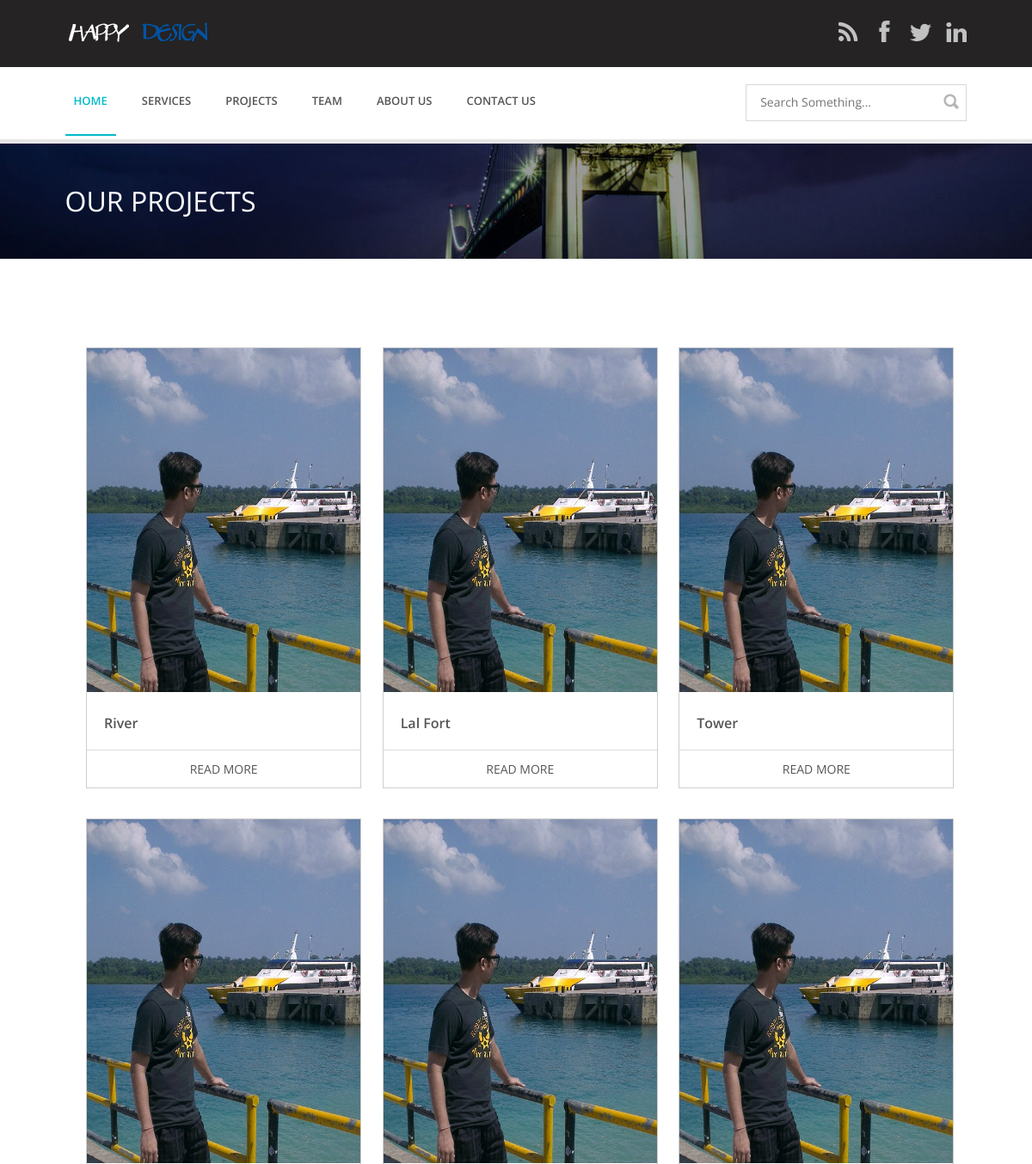
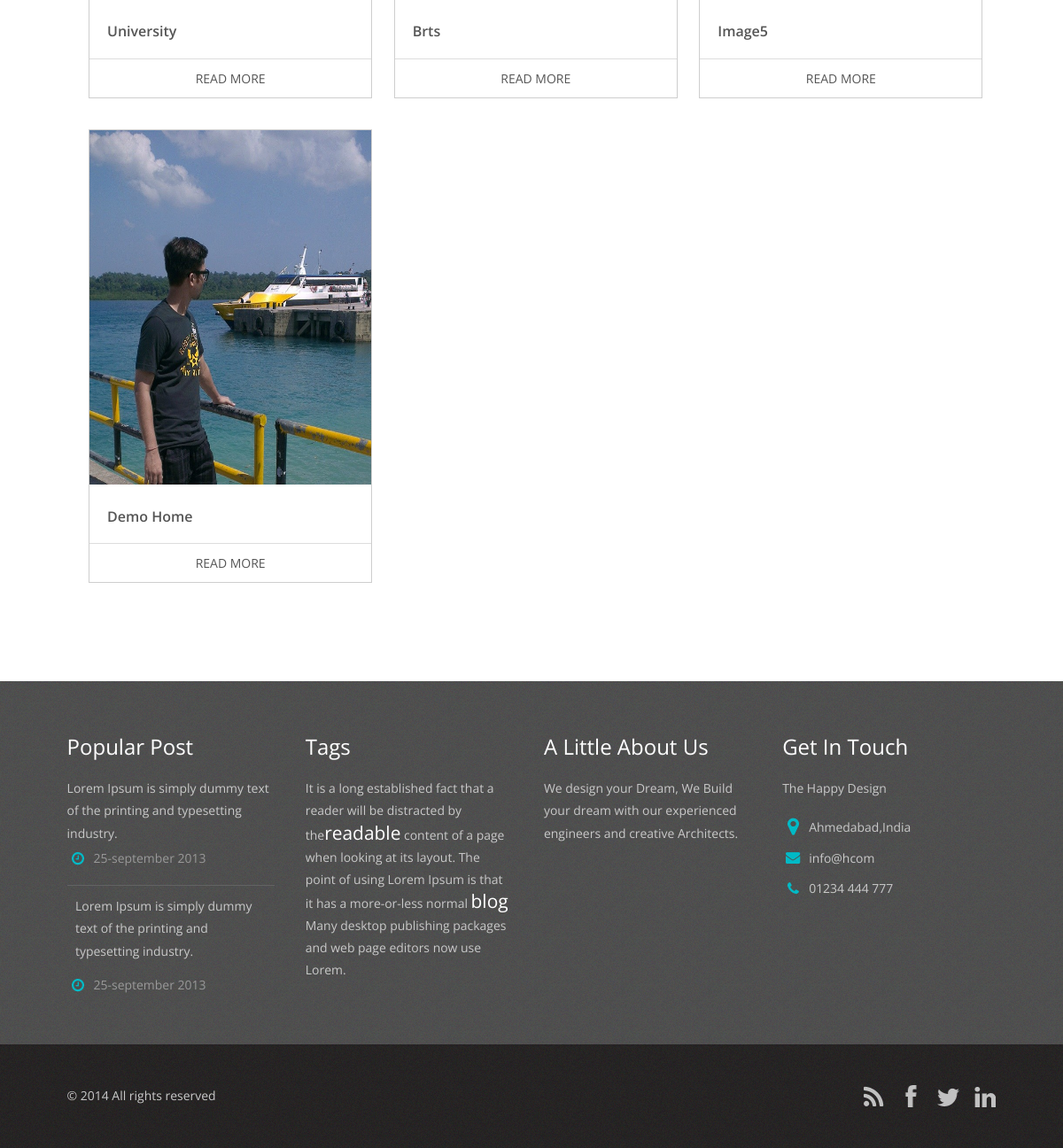
The app's page /projects.php with its own data (2 pictures, top to bottom).
### tables this page shows
CREATE TABLE IF NOT EXISTS `project_table` (
  `id` int(4) NOT NULL AUTO_INCREMENT,
  `project_name` varchar(255) NOT NULL,
  `description` varchar(255) NOT NULL,
  `path` varchar(255) NOT NULL,
  `path2` varchar(255) NOT NULL,
  `path3` varchar(255) NOT NULL,
  `path4` varchar(255) NOT NULL,
  `path5` varchar(255) NOT NULL,
  `start_date` date DEFAULT NULL,
  `end_date` date DEFAULT NULL,
  `project_review` varchar(255) NOT NULL,
  PRIMARY KEY (`id`)
);

### projects.php (the view, shortened to what this page needs)
<!DOCTYPE HTML>
<html>
<head>
<link href="css/style.css" rel="stylesheet" type="text/css" media="all" />
</head>
<body>
<?php
include("mysqlconnect.php");
$sql="select * from project_table";
$query=mysql_query($sql);
?>
<div class="header_bg">
<div class="wrap">
	<div class="header">
		<div class="logo">
			<a href="index.html"><img src="images/logo2.png" alt=""/> </a>
		</div>
		<div class="social-icons">
		    <ul>
		      <li><a href="#" target="_blank"></a></li>
			  <li><a href="#" target="_blank"></a></li>
		      <li><a href="#" target="_blank"></a></li>
			  <li><a href="#" target="_blank"></a></li>
			</ul>
		</div>
	</div>
</div>
</div>
<div class="header_btm">
<div class="wrap">
	<div class="header_sub">
		<div class="h_menu">
			<ul>
				<li class="active"><a href="index.html">Home</a></li>
				<li><a href="service.html">Services</a></li>
				<li><a href="index.html">Projects</a></li>
				<li><a href="team.php">Team</a></li>
				<li><a href="about.php">About us</a></li>
				<li><a href="contact.html">Contact us</a></li>
			</ul>
		</div>
		<div class="h_search">
    		<form>
    			<input type="text" value="" placeholder="search something...">
    			<input type="submit" value="">
    		</form>
		</div>
</div>
</div>
</div>
<div class="top_bg">
<div class="wrap">
	<div class="top">
		<h2>our Projects</h2>
 	</div>
</div>
</div>
<div class="wrap">
<div class="main">
		<div class="span_of_3" style="width:100%;">
        <?php
			$i= 1;
			while($row=mysql_fetch_array($query))
			{
				if(($i % 3) == 0){
					$class = "right";
				}else{
					$class = "";
				}
				$new = "photo/".$row['path']."";
				echo "<div class='span1_of_3 ".$class."' >
					<a href='details.php?id=". $row["id"] ."'>
						<img alt='project image' src='". $new."' height='400' width='200'>
					</a>
					<div class='span1_of_3_text'>
						<h3><a href='details.php?id=". $row["id"] ."'>".$row['project_name']."</a></h3>
					</div>
				<div class='ser_btn'>
					<a class='button  ser_btn1' href='details.php?id=". $row["id"] ."'>read more</a>
				</div>
			</div>"; $i++;
			 }
			?>
		</div>
	</div>
</div>
<div class="footer_bg">
<div class="wrap">
	<div class="footer">
		<div class="span_of_4">
			<div class="span1_of_4">
				<h4>popular post</h4>
				<p>Lorem Ipsum is simply dummy text of the printing and typesetting industry.</p>
				<ul class="f_nav1">
					<li class="timer"><a href="#">25-september 2013 </a></li>
				</ul>
				<p class="top">Lorem Ipsum is simply dummy text of the printing and typesetting industry.</p>
				<ul class="f_nav1">
					<li class="timer"><a href="#">25-september 2013 </a></li>
				</ul>
			</div>
			<div class="span1_of_4">
				<h4>tags</h4>
				<p>It is a long established fact that a reader will be distracted by the<big>readable</big> content of a page when looking at its layout. The point of using Lorem Ipsum is that it has a more-or-less normal <big>blog</big> Many desktop publishing packages and web page editors now use Lorem.</p>
			</div>
			<div class="span1_of_4">
				<h4>a little about us</h4>
				<p class="btm">We design your Dream, We Build your dream with our experienced engineers and creative Architects.</p>
			</div>
			<div class="span1_of_4">
				<h4>get in touch</h4>
				<p class="btm">The Happy Design</p>
				<p class="btm1 pin">Ahmedabad,India</p>
				<p class="btm1 mail"><a href="mailto:info@mycompany.com">info@hcom </a></p>
				<p class="call">01234 444 777</p>
			</div>
		</div>
	</div>
</div>
</div>
<div class="footer_bg1">
<div class="wrap">
	<div class="footer1">
		<div class="social-icons">
		    <ul>
		      <li><a href="#" target="_blank"></a></li>
			  <li><a href="#" target="_blank"></a></li>
		      <li><a href="#" target="_blank"></a></li>
			  <li><a href="#" target="_blank"></a></li>
			</ul>
		</div>
		<div class="copy">
			<p class="link"><span>&copy; 2014 All rights reserved <a href="http://w3layouts.com/"> </a></span></p>
		</div>
	</div>
</div>
</div>
</body>
</html>

### records on screen
project_table: path (picture), project_name "River"
project_table: path (picture), project_name "Lal Fort"
project_table: path (picture), project_name "Tower"
project_table: path (picture), project_name "University"
project_table: path (picture), project_name "Brts"
project_table: path (picture), project_name "Image5"
project_table: path (picture), project_name "Demo Home"
